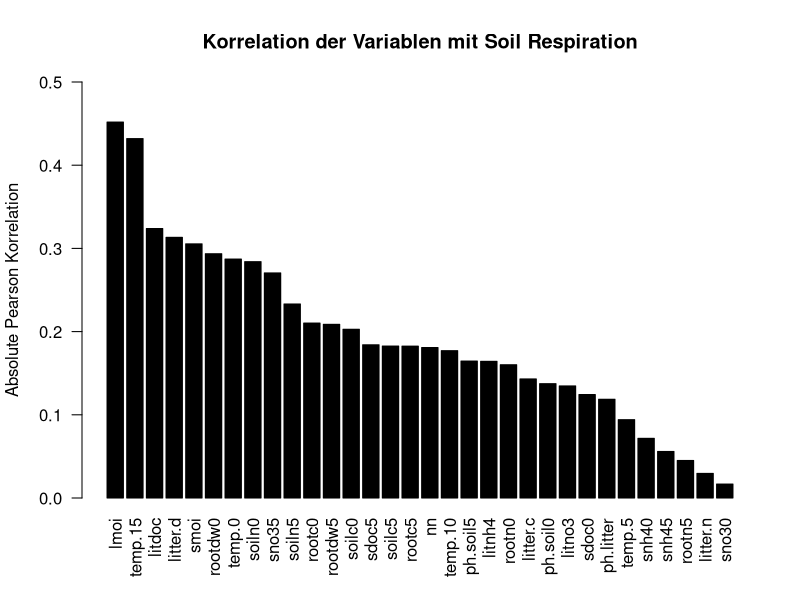
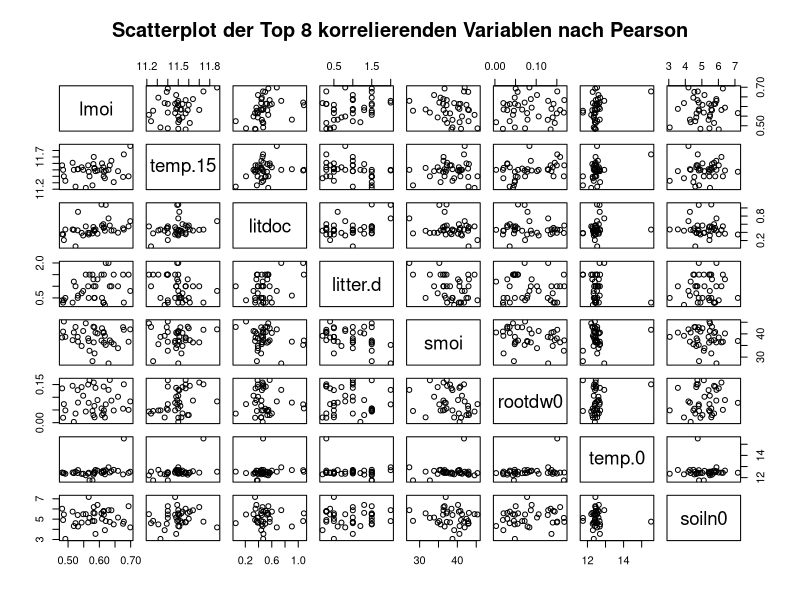
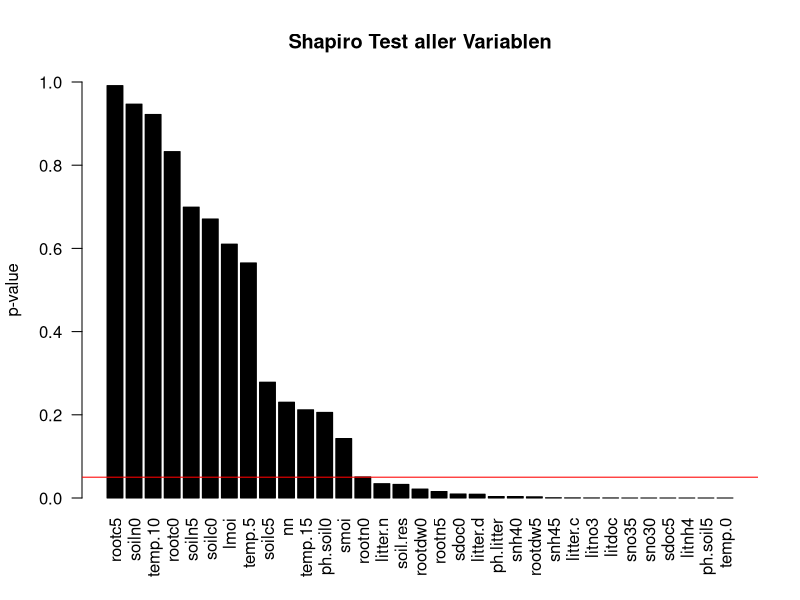
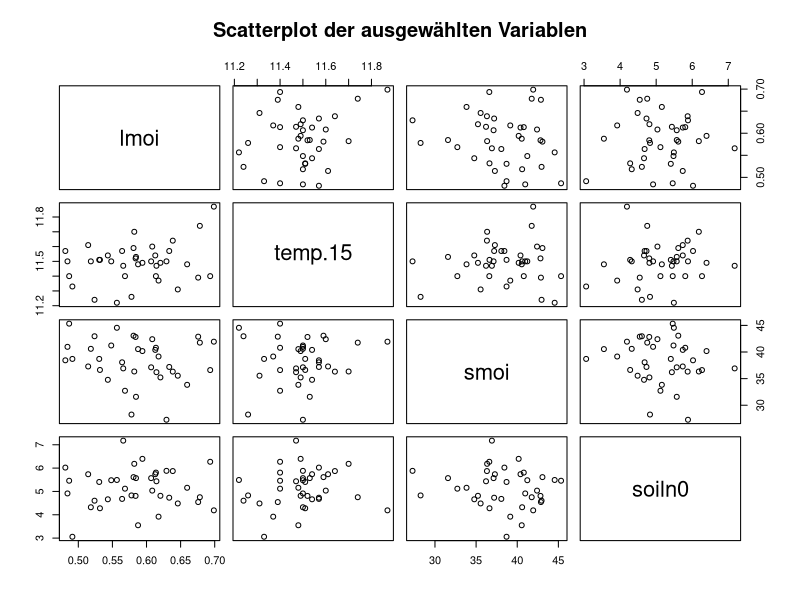
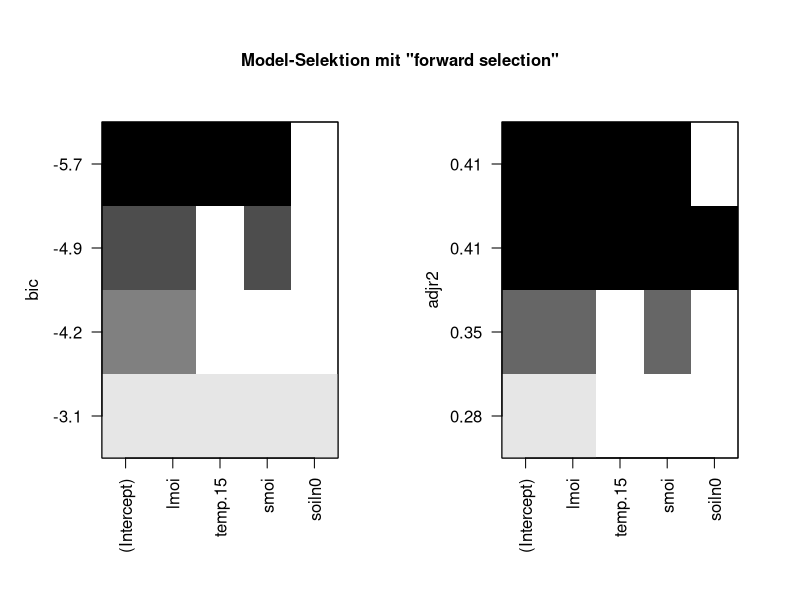

Write the R code that produced these figures, in order.
# nicht vergessen: setwd!
# setwd("/home/daniel/Schreibtisch/Statistik Projekt")
# setwd("~/Projects/GithubProjects/soil-resp/scr")

hainich <- read.csv("hainich.csv", sep = ";", dec = ".")

# Correlation mit Pearson
hainich.pear <- abs(cor(hainich))["soil.res",-1]
hainich.pear.ordered <- hainich.pear[order(hainich.pear, decreasing = T)]
png(file="../doc/fig/correlation-pearson.png",width=800,height=360)
barplot(hainich.pear.ordered, las = 2, ylim = c(0,0.5), col = "black",
        ylab = "Absolute Pearson Korrelation", main = "Korrelation der Variablen mit Soil Respiration")
dev.off()

names(hainich.pear.ordered)
# fig/scatterplot-pearson-top8.png
png(file="../doc/fig/scatterplot-pearson-top8.png",width=800,height=800)
pairs(~ lmoi + temp.15 + litdoc + litter.d  + smoi + rootdw0 + temp.0 + soiln0, data=hainich ,main="Scatterplot der Top 8 korrelierenden Variablen nach Pearson")
dev.off()

# Shapiro normalverteilt?
hainich.shapiro <- mapply(function(x) shapiro.test(x)$p.value,hainich)
hainich.shapiro.ordered <- hainich.shapiro[order(hainich.shapiro, decreasing = T)]
png(file="../doc/fig/normalverteilung-shapiro.png",width=800,height=360)
barplot(hainich.shapiro.ordered, las = 2, ylim = c(0,1), col = "black",
        ylab = "p-value", main = "Shapiro Test aller Variablen")
abline(h=0.05, col="red")
dev.off()

hainich.normal <- hainich[names(hainich.shapiro.ordered[hainich.shapiro.ordered > 0.05])]



# fig/scatterplot-pearson-top8-normalverteilt.png
png(file="../doc/fig/scatterplot-pearson-normalverteilt.png",width=800,height=800)
pairs(~ lmoi + temp.15 + smoi + soiln0, data=hainich ,main="Scatterplot der ausgewählten Variablen")
dev.off()
#pairs(~ lmoi + log(temp.15) + smoi + soiln0, data=hainich ,main="Simple Scatterplot Matrix")

#shapiro.test(hainich$soiln0)$p.value
#shapiro.test(log(hainich$soiln0))$p.value

#pairs(~ soil.res + exp(temp.15) + exp(temp.10) + exp(temp.5) + exp(temp.0), data=hainich[2:38,])

# sampling training data
set.seed(1337)
testFraction <- 0.2 #Fraction of data used for testing (estimate for integer sample size)
sampleCount <- dim(hainich)[1]
index <- sample(1:sampleCount, round(testFraction * sampleCount))
hainich.test <- hainich[index,]
hainich.train <- hainich[-index,]

null <- lm(soil.res ~ 1, data = hainich.train)
# Top 15 Variablen
#full <- lm(soil.res ~ 1 + lmoi + temp.15 + litdoc + litter.d + smoi + rootdw0 + temp.0 + soiln0 + sno35 + soiln5 + rootc0 + rootdw5 + soilc0 + sdoc5 + soilc5, data = hainich.train)
# Top 6 Variablen
#full <- lm(soil.res ~ 1 + lmoi + temp.15 + litdoc + litter.d + smoi + rootdw0, data = hainich.train)
# Top 8 nur normalverteilte Variablen = 4
full <- lm(soil.res ~ 1 + lmoi + temp.15 + smoi + soiln0, data=hainich.train)

step(null, scope=list(lower=null, upper=full), direction="forward")

#info: http://www.stat.columbia.edu/~martin/W2024/R10.pdf
library("leaps")
hainich.leaps <- regsubsets(soil.res ~ 1 + lmoi + temp.15 + smoi + soiln0,
                             data=hainich.train, method = "forward")

summary(hainich.leaps)
png("../doc/fig/variablenselektion-bic-adjr2.png", width = 400, height = 270)
par(mfrow=c(1,2))
plot(hainich.leaps, scale="bic")
plot(hainich.leaps, scale="adjr2")
mtext("Model-Selektion mit \"forward selection\"", side=3, outer=TRUE, line=-3.5, cex=1, font = 2)
dev.off()
summary(hainich.leaps)$bic
